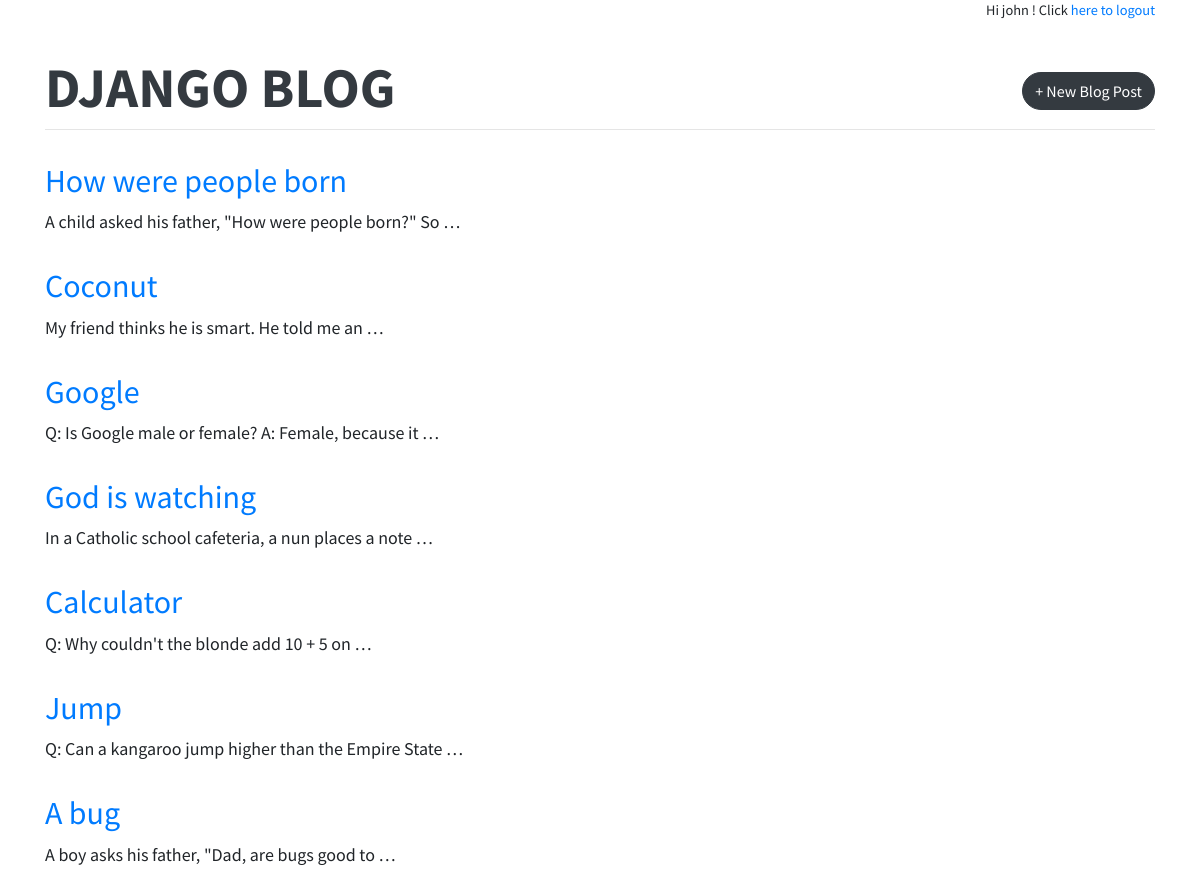
Screenshot of / (signed in) with the database file from the repository.
### blog/models.py (models this page shows, shortened)
class Post(models.Model):
    title = models.CharField(max_length=200)
    author = models.ForeignKey(
        'auth.User',
        on_delete=models.CASCADE,
    )
    body = models.TextField()

### blog/views.py (the view)
# urls.py: path('', BlogListView.as_view(), name='home'),
class BlogListView(ListView):
    model = Post
    template_name = 'home.html'
    context_object_name = 'all_posts_list'

### templates/home.html (shortened to what this page needs)
{% extends 'base.html' %}
{% block content %}
  {% for post in all_posts_list  %}
  <div class="post-entry">
    <h2><a href="{% url 'post_detail' post.pk %}">{{ post.title }}</a></h2>
    <p>{{ post.body | truncatewords:10 }}</p>
  </div>
  {% endfor %}
{% endblock content %}

### templates/base.html (shortened to what this page needs)
<!DOCTYPE html>
{% load static %}
<html lang="en">
<head>
    <link rel="stylesheet" href="https://stackpath.bootstrapcdn.com/bootstrap/4.3.1/css/bootstrap.min.css">
    <link rel="stylesheet" href="{% static 'css/base.css' %}">
</head>
<body>
    <div class="container">
    {% block authenticated %}
        <div class="text-right small">
            {% if user.is_authenticated %}
                <p>Hi {{ user.username }} ! Click <a href="{%  url 'logout' %}">here to logout</a></p>
            {% else %}
                <p>You are not logged in. Click <a href="{%  url 'login' %}">here to login</a></p>
            {% endif %}
        </div>
    {% endblock authenticated %}
        <header>
            <div class="nav-left">
                <h1 class="display-4 text-uppercase font-weight-bolder"><a href="{% url 'home' %}">Django blog</a></h1>
            </div>
            {% if user.is_authenticated %}
            <div class="nav-right">
                <a href="{% url 'post_new' %}" class="btn btn-dark rounded-pill"> + New Blog Post</a>
            </div>
            {% endif %}
        </header>
        <hr class="mt-0 pb-3"/>
        <div>
            {% block content %}
            {% endblock content %}
        </div>
    </div>
</body>
</html>

### static/css/base.css (style rules this page uses)
body { font-family: 'Source Sans Pro', sans-serif; font-size: 18px; }
header { margin-top: 2rem; display: flex; justify-content: space-between; }
header h1 a { color: #343a40;; text-decoration: none; }
.nav-left { margin-right: auto; }
.nav-right { align-self: center; }
.post-entry { margin-bottom: 2rem; }
.post-entry h2 { margin: 0.5rem 0; }
.post-entry h2 a, .post-entry h2 a:visited { text-decoration: none; }
.post-entry p { margin: 0; font-weight: 400; }

### rows the page displays
Post: title "How were people born", body "A child asked his father, \"How were people born?\" So …"
Post: title "Coconut", body "My friend thinks he is smart. He told me an …"
Post: title "Google", body "Q: Is Google male or female? A: Female, because it …"
Post: title "God is watching", body "In a Catholic school cafeteria, a nun places a note …"
Post: title "Calculator", body "Q: Why couldn't the blonde add 10 + 5 on …"
Post: title "Jump", body "Q: Can a kangaroo jump higher than the Empire State …"
Post: title "A bug", body "A boy asks his father, \"Dad, are bugs good to …"

### other values shown
{{ user.username }} "john"
